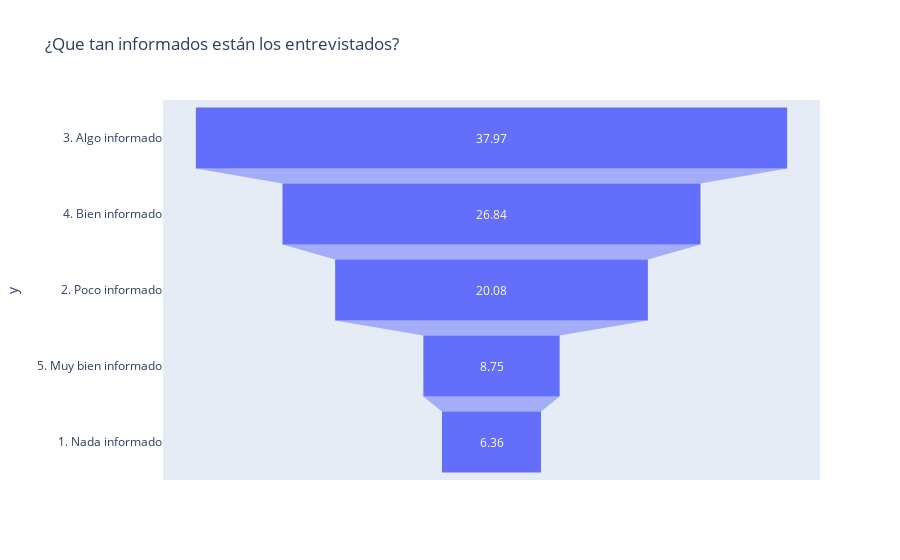

Write notebook code for a chart like this one.
### Code cell
porcentaje_conocimiento = (df['p08'].value_counts() * 100) / 503
decimales = 2
porcentaje_conocimiento = porcentaje_conocimiento.round(decimales)

fig = px.funnel(y = df['p08'].unique(), x = porcentaje_conocimiento, title = "¿Que tan informados están los entrevistados?", opacity = 1)
fig.update_layout(yaxis=dict(tickformat='%'))
fig.show()

### Figure 1 — Plotly figure (JSON) as saved in the notebook; plotly's stock layout.template omitted (floating-point values rounded to 4 significant figures)
{"data": [{"hovertemplate": "x=%{x}<br>y=%{y}<extra></extra>", "legendgroup": "", "marker": {"color": "#636efa"}, "name": "", "opacity": 1, "orientation": "h", "showlegend": false, "type": "funnel", "x": [37.97, 26.84, 20.08, 8.75, 6.36], "xaxis": "x", "y": ["3. Algo informado", "4. Bien informado", "2. Poco informado", "5. Muy bien informado", "1. Nada informado"], "yaxis": "y"}], "layout": {"legend": {"tracegroupgap": 0}, "title": {"text": "¿Que tan informados están los entrevistados?"}, "xaxis": {"anchor": "y", "domain": [0, 1], "title": {"text": "x"}}, "yaxis": {"anchor": "x", "domain": [0, 1], "tickformat": "%", "title": {"text": "y"}}}}
